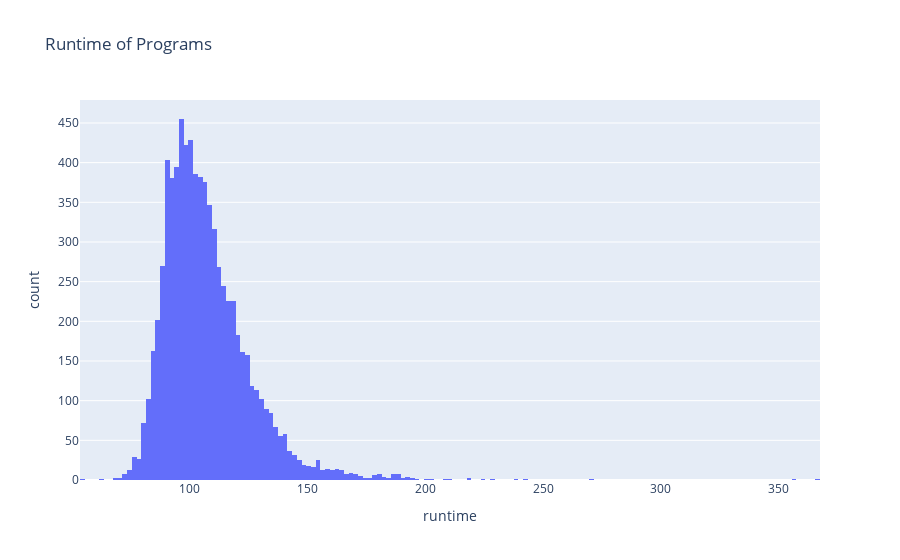

Notebook source saved alongside this figure:
### Code cell
fig = px.histogram(data_frame=df, x="runtime", title="Runtime of Programs")
fig.show()

### Figure 1 — Plotly figure (JSON) as saved in the notebook; plotly's stock layout.template omitted (floating-point values rounded to 4 significant figures; data arrays with more than 128 entries replaced by an {"elided": "..."} marker saying what was removed)
{"data": [{"alignmentgroup": "True", "bingroup": "x", "hovertemplate": "runtime=%{x}<br>count=%{y}<extra></extra>", "legendgroup": "", "marker": {"color": "#636efa", "pattern": {"shape": ""}}, "name": "", "offsetgroup": "", "orientation": "v", "showlegend": false, "type": "histogram", "x": {"elided": "7668 int values"}, "xaxis": "x", "yaxis": "y"}], "layout": {"barmode": "relative", "legend": {"tracegroupgap": 0}, "title": {"text": "Runtime of Programs"}, "xaxis": {"anchor": "y", "domain": [0, 1], "title": {"text": "runtime"}}, "yaxis": {"anchor": "x", "domain": [0, 1], "title": {"text": "count"}}}}
